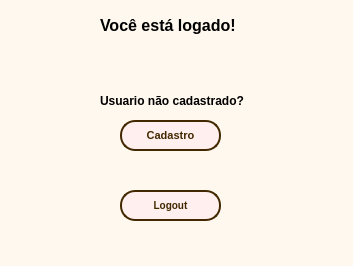
<?xml version="1.0" encoding="UTF-8"?>
<ui version="4.0">
 <class>MainWindow</class>
 <widget class="QMainWindow" name="MainWindow">
  <property name="geometry">
   <rect>
    <x>0</x>
    <y>0</y>
    <width>353</width>
    <height>266</height>
   </rect>
  </property>
  <property name="font">
   <font>
    <pointsize>12</pointsize>
   </font>
  </property>
  <property name="windowTitle">
   <string>MainWindow</string>
  </property>
  <property name="styleSheet">
   <string notr="true">background-color: rgb(255, 248, 238);</string>
  </property>
  <widget class="QWidget" name="centralwidget">
   <widget class="QLabel" name="label">
    <property name="enabled">
     <bool>false</bool>
    </property>
    <property name="geometry">
     <rect>
      <x>100</x>
      <y>0</y>
      <width>151</width>
      <height>51</height>
     </rect>
    </property>
    <property name="font">
     <font>
      <pointsize>12</pointsize>
      <weight>75</weight>
      <bold>true</bold>
     </font>
    </property>
    <property name="mouseTracking">
     <bool>false</bool>
    </property>
    <property name="styleSheet">
     <string notr="true">color: rgb(0, 0, 0);</string>
    </property>
    <property name="text">
     <string>Você está logado!</string>
    </property>
   </widget>
   <widget class="QPushButton" name="pushButton">
    <property name="geometry">
     <rect>
      <x>120</x>
      <y>190</y>
      <width>101</width>
      <height>31</height>
     </rect>
    </property>
    <property name="font">
     <font>
      <pointsize>-1</pointsize>
      <weight>75</weight>
      <bold>true</bold>
      <underline>false</underline>
      <strikeout>false</strikeout>
     </font>
    </property>
    <property name="styleSheet">
     <string notr="true">  background-color: rgb(255, 239, 238);
  border: 2px solid #422800;
  border-radius: 15px;
  box-shadow: #422800 4px 4px 0 0;
  color: #422800;
  cursor: pointer;
  display: inline-block;
  font-weight: 600;
  font-size: 10px;
  text-align: center;
  text-decoration: none;
  user-select: none;
  -webkit-user-select: none;
  touch-action: manipulation;</string>
    </property>
    <property name="text">
     <string>Logout</string>
    </property>
   </widget>
   <widget class="QLabel" name="label_2">
    <property name="geometry">
     <rect>
      <x>80</x>
      <y>190</y>
      <width>31</width>
      <height>31</height>
     </rect>
    </property>
    <property name="text">
     <string/>
    </property>
    <property name="pixmap">
     <pixmap>logout.png</pixmap>
    </property>
   </widget>
   <widget class="QPushButton" name="pushButton_2">
    <property name="geometry">
     <rect>
      <x>120</x>
      <y>120</y>
      <width>101</width>
      <height>31</height>
     </rect>
    </property>
    <property name="font">
     <font>
      <pointsize>8</pointsize>
      <weight>75</weight>
      <bold>true</bold>
     </font>
    </property>
    <property name="styleSheet">
     <string notr="true">  background-color: rgb(255, 239, 238);
  border: 2px solid #422800;
  border-radius: 15px;
  box-shadow: #422800 4px 4px 0 0;
  color: #422800;
  cursor: pointer;
  display: inline-block;
  font-weight: 600;
</string>
    </property>
    <property name="text">
     <string>Cadastro</string>
    </property>
   </widget>
   <widget class="QLabel" name="label_3">
    <property name="enabled">
     <bool>false</bool>
    </property>
    <property name="geometry">
     <rect>
      <x>100</x>
      <y>90</y>
      <width>151</width>
      <height>21</height>
     </rect>
    </property>
    <property name="font">
     <font>
      <weight>75</weight>
      <bold>true</bold>
     </font>
    </property>
    <property name="styleSheet">
     <string notr="true">color: rgb(0, 0, 0);</string>
    </property>
    <property name="text">
     <string>Usuario não cadastrado?</string>
    </property>
   </widget>
  </widget>
  <widget class="QMenuBar" name="menubar">
   <property name="geometry">
    <rect>
     <x>0</x>
     <y>0</y>
     <width>353</width>
     <height>21</height>
    </rect>
   </property>
  </widget>
  <widget class="QStatusBar" name="statusbar"/>
 </widget>
 <resources/>
 <connections/>
</ui>
